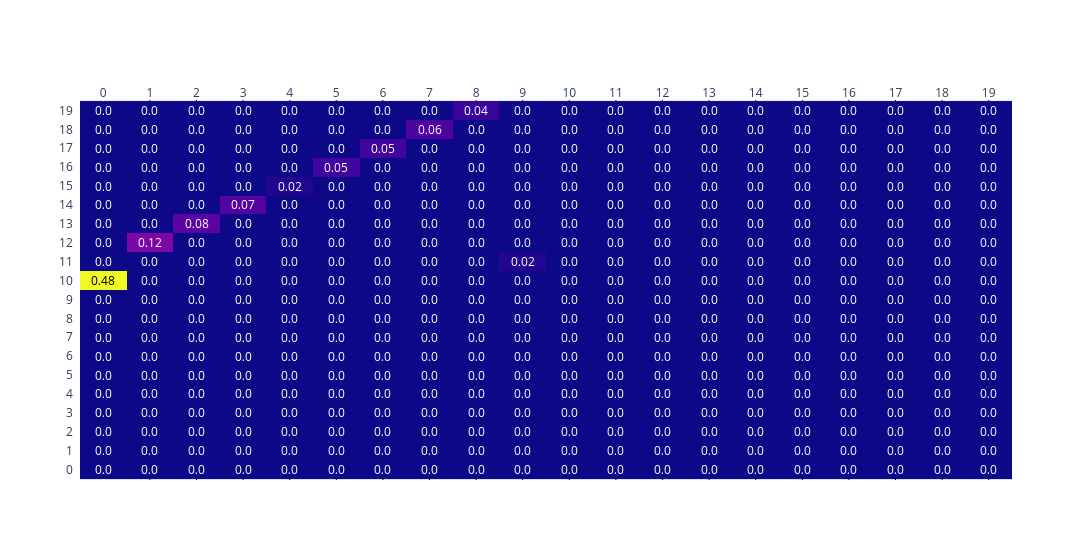

Notebook cell for this chart:
### Code cell
# fig = ff.create_annotated_heatmap(cm.round(2), x = [i for i in range(20)], y = [i for i in range(20)])
# fig.update_layout(width = 1200)

# fig.show()
